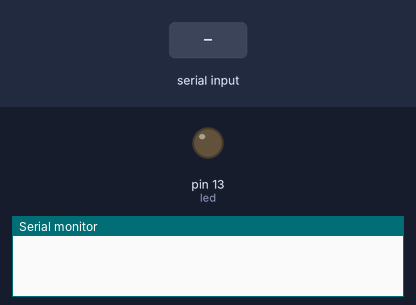
The sketch below on a simulated Arduino Uno, built with avr-gcc and run on an emulated ATmega328P. On the bench: output pins drawn as LEDs (lit = HIGH), the last lines printed to the serial monitor. The inputs (shaded band) are chosen by the test bench.

Above: at 1.2 s.
1.3 s: "ON\n" received over Serial
At 2.5 s:
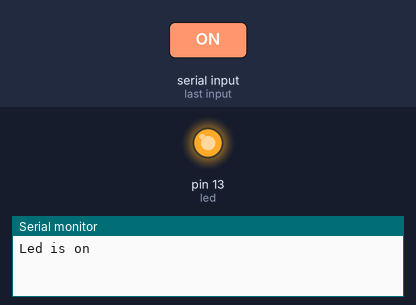
2.8 s: "OFF\n" received over Serial
At 3.9 s:
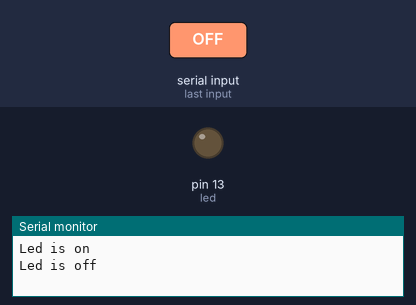
Timing chart, 0 to 5.8 s (numbered marks = the images above; inputs shaded):
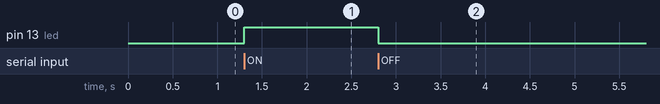

Measured:
- after the input at 1.3 s, pin 13 (led): LOW → HIGH at once
- after the input at 2.8 s, pin 13 (led): HIGH → LOW at once

The sketch:

writeToArduino.ino
```cpp
//Default baud speed for communication
#define BAUD 9600
//led
#define led 13
//macro for on/off
#define on (digitalWrite(led, HIGH))
#define off (digitalWrite(led, LOW))

void setup(){
  Serial.begin(BAUD);
  pinMode(led, OUTPUT);
}

void loop(){
  String input;
  //If any input is detected in arduino
  if(Serial.available() > 0){
    //read the whole string until '\n' delimiter is read
    input = Serial.readStringUntil('\n');
    //If input == "ON" then turn on the led
    //and send a reply
    if (input.equals("ON")){
      digitalWrite(led, HIGH);
      Serial.println("Led is on");
    }
    //If input == "OFF" then turn off the led
    //and send a reply
    else if (input.equals("OFF")){
      digitalWrite(led, LOW);
      Serial.println("Led is off");
    }
    else Serial.println("invalid");
  }
}
```
